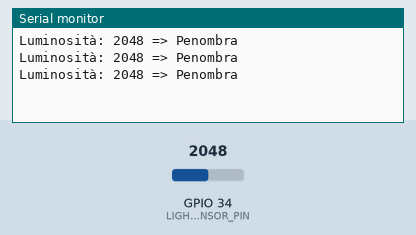
Recording of a sketch running on a simulated ESP32. On the bench: the last lines printed to the serial monitor. The inputs (shaded band) are chosen by the test bench; at power-on: GPIO 34 (LIGHT_SENSOR_PIN) = 2048.

Above: at 1.3 s.
1.4 s: GPIO 34 (LIGHT_SENSOR_PIN) set to 1960
At 1.9 s:
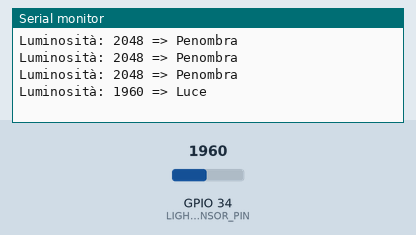
3.5 s: GPIO 34 (LIGHT_SENSOR_PIN) set to 760
At 3.9 s:
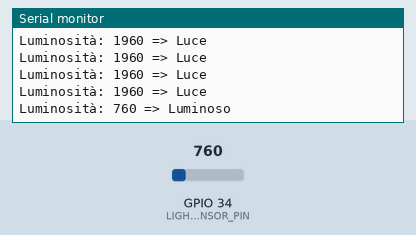
5.5 s: GPIO 34 (LIGHT_SENSOR_PIN) set to 0
At 5.9 s:
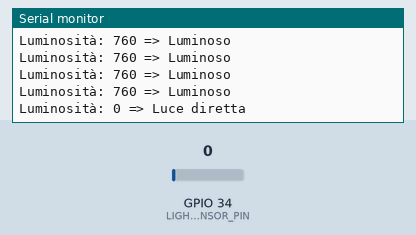
7.5 s: GPIO 34 (LIGHT_SENSOR_PIN) set to 3240
At 7.9 s:
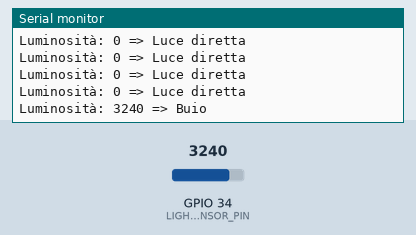

Measured:
- after the input at 1.4 s, the serial monitor: prints a new line after 0.10 s (image 1)
- after the input at 3.5 s, the serial monitor: prints a new line at once (image 2)
- after the input at 5.5 s, the serial monitor: prints a new line at once (image 3)
- after the input at 7.5 s, the serial monitor: prints a new line at once (image 4)

The sketch:

light_sensor.ino
```cpp
#define LIGHT_SENSOR_PIN 34 // ESP34 pin GIOP34 (ADC1_6)

void setup() {
  Serial.begin(115200);

  // imposto l'attenuazione a 11 dB (~3.3V input)
  analogSetAttenuation(ADC_11db);
}

void loop() {
  // lettura del valore analogico (compreso tra 0 e 4095)
  int analogValue = analogRead(LIGHT_SENSOR_PIN);

  Serial.print("Luminosità: ");
  Serial.print(analogValue);

  // indico la luminosità in base al valore
  if (analogValue < 40) {
    Serial.println(" => Luce diretta");
  } else if (analogValue < 800) {
    Serial.println(" => Luminoso");
  } else if (analogValue < 2000) {
    Serial.println(" => Luce");
  } else if (analogValue < 3200) {
    Serial.println(" => Penombra");
  } else {
    Serial.println(" => Buio");
  }

  delay(500);
}
```
